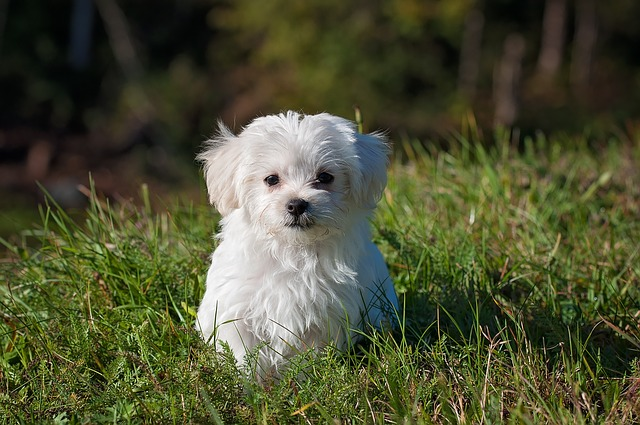
#> input picture Section5_Object-Detection/src/puppy.jpg, 640 x 425 px
$ python Object-Detection1.py
#> lines starting #> are read from the running program, lines starting #| are printed output that depends on the picture
import cv2
import numpy as np
import os
import matplotlib.pyplot as plt

__BASE_DIR__ = os.path.dirname(os.path.realpath(__file__))
image = cv2.imread(__BASE_DIR__ + '/src/puppy.jpg')
#> image is the input picture: shape (425, 640, 3); mean B, G, R 51.5, 80, 77.1
image = cv2.cvtColor(image, cv2.COLOR_BGR2RGB)
face = cv2.imread(__BASE_DIR__ + '/src/face.png')
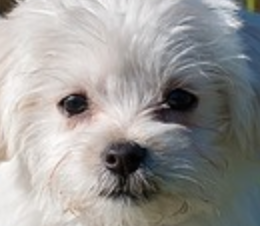
#> input picture Section5_Object-Detection/src/face.png, 260 x 226 px
#> face is the input picture: shape (226, 260, 3); mean B, G, R 150.5, 152.3, 153.9
face = cv2.cvtColor(face, cv2.COLOR_BGR2RGB)


height, width, shape = face.shape
#> height = 226; width = 260; shape = 3

methods = ['cv2.TM_CCOEFF', 'cv2.TM_CCOEFF_NORMED', 'cv2.TM_CCORR','cv2.TM_CCORR_NORMED', 'cv2.TM_SQDIFF', 'cv2.TM_SQDIFF_NORMED']
for m in methods:
    method = eval(m)
    image_copy = image.copy()

    res = cv2.matchTemplate(image_copy, face, method)
    min_val, max_val, min_loc, max_loc = cv2.minMaxLoc(res)


    if method in [cv2.TM_SQDIFF, cv2.TM_SQDIFF_NORMED]:
        top_left = min_loc
    else:
        top_left = max_loc

    bottom_right = (top_left[0] + width, top_left[1] + height)

    cv2.rectangle(image_copy, top_left, bottom_right, 255, 10)

    plt.subplot(121)
    plt.imshow(res)
    plt.title('Result of Template Matching')

    plt.subplot(122)
    plt.imshow(image_copy)
    plt.title('Detected Point')
    plt.suptitle(m)

    plt.show()
#> this loop made 6 passes
#> (min_val, max_val, min_loc, top_left, bottom_right) on passes 1 to 4: (-565608192, 491034304, (53, 85), (216, 123), (476, 349)), (-0.661, 0.624, (51, 80), (217, 124), (477, 350)), (1e+09, 3.81e+09, (0, 0), (204, 118), (464, 344)), (0.483, 0.919, (7, 0), (211, 129), (471, 355))
#> (min_val, max_val, max_loc, top_left, bottom_right) on passes 5 to 6: (773074752, 3.7e+09, (2, 0), (210, 128), (470, 354)), (0.188, 1, (0, 0), (208, 128), (468, 354))
#> pass 1, `res = cv2.matchTemplate(image_copy, face, method)`:
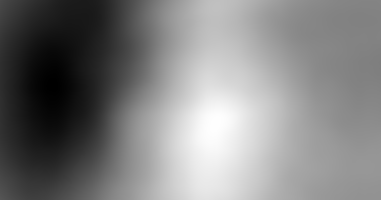
#> res: shape (200, 381) float32; min -565608192, max 491034304, mean -31275182; drawn with min black and max white
#> pass 1, `plt.show()`:
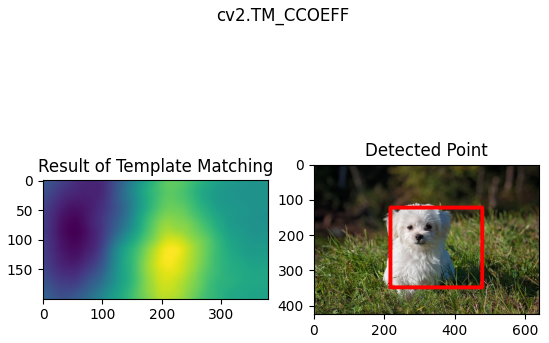
#> figure drawn by matplotlib, 2 panels
#> pass 2, `plt.show()`:
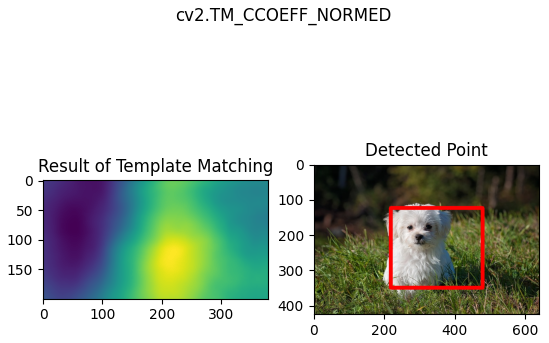
#> figure drawn by matplotlib, 2 panels
#> pass 3, `res = cv2.matchTemplate(image_copy, face, method)`:
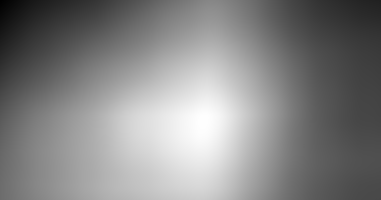
#> res: shape (200, 381) float32; min 1e+09, max 3.81e+09, mean 2.47e+09; drawn with min black and max white
#> after the loop:
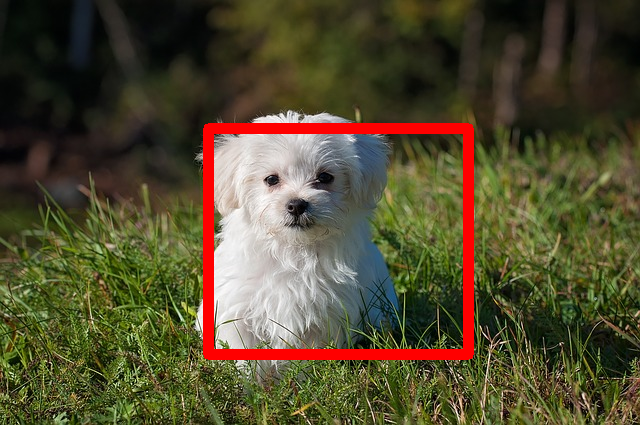
#> image_copy: shape (425, 640, 3); mean R, G, B 82.7, 75.4, 48.1
#> after the loop:
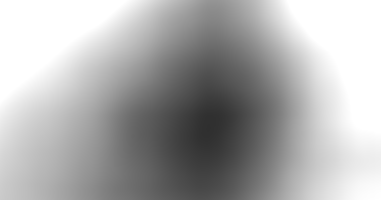
#> res: shape (200, 381) float32; min 0.188, max 1, mean 0.677
